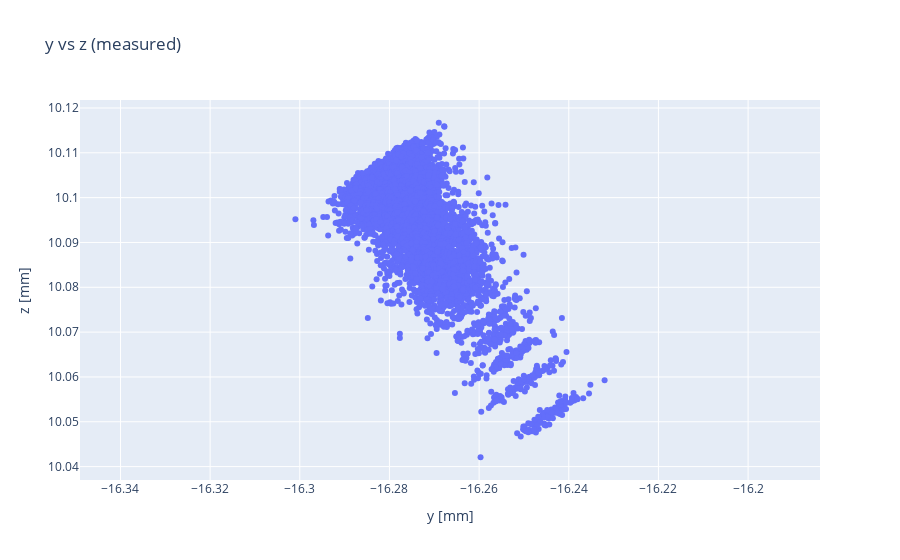

Notebook code cell kept with this figure:
### Code cell
a = 1
b = 2

measured2D = go.Scatter(x=locpred[:,a], y=locpred[:,b], mode='markers')
layout = go.Layout(title='y vs z (measured)', scene=dict(xaxis_title='y [mm]', yaxis_title='z [mm]'))
fig2 = go.Figure(data=[measured2D], layout=layout)
fig2.update_yaxes(scaleanchor='x')
fig2.update_layout(
    xaxis_title="y [mm]",
    yaxis_title="z [mm]"
)
fig2.show()

### Figure 1 — Plotly figure (JSON) as saved in the notebook; plotly's stock layout.template omitted (floating-point values rounded to 4 significant figures; data arrays with more than 128 entries replaced by an {"elided": "..."} marker saying what was removed)
{"data": [{"mode": "markers", "type": "scatter", "x": {"elided": "5865 float values"}, "y": {"elided": "5865 float values"}}], "layout": {"scene": {"xaxis": {"title": {"text": "y [mm]"}}, "yaxis": {"title": {"text": "z [mm]"}}}, "title": {"text": "y vs z (measured)"}, "xaxis": {"title": {"text": "y [mm]"}}, "yaxis": {"scaleanchor": "x", "title": {"text": "z [mm]"}}}}
